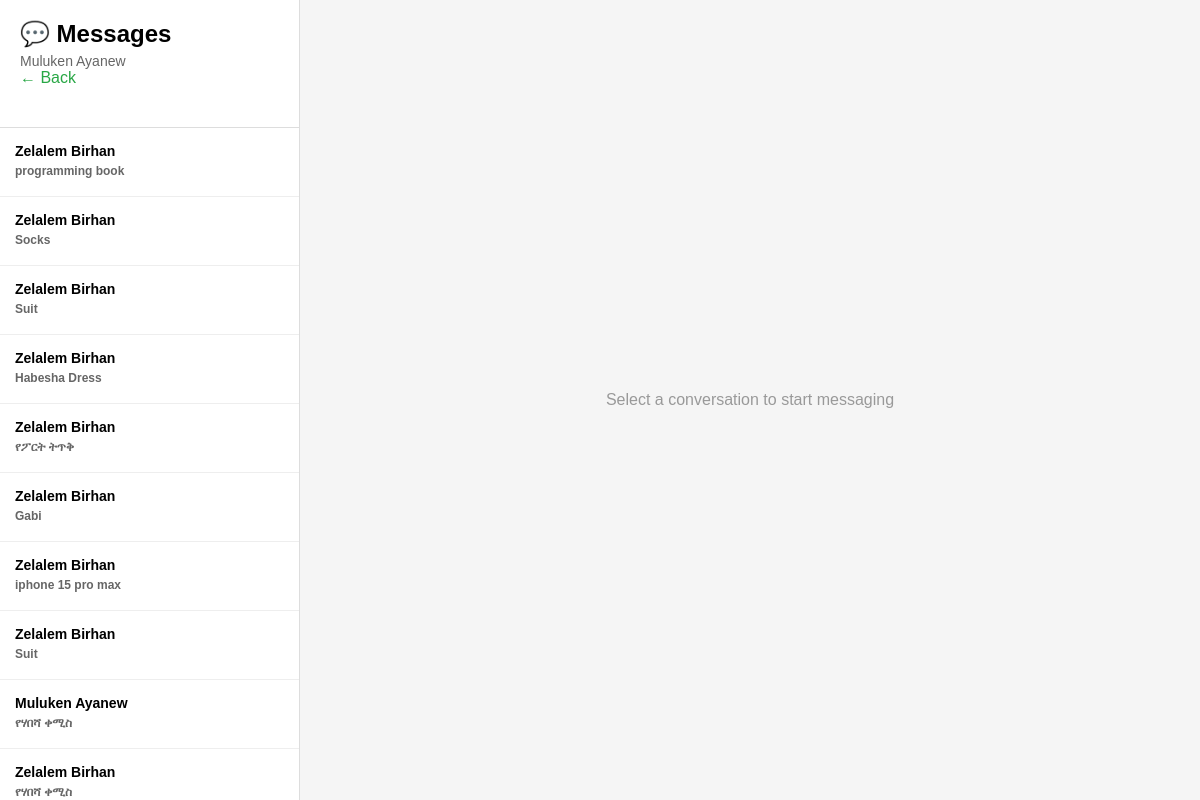
The app's page /seller/chat.php (signed in) with its own data.
### tables this page shows
CREATE TABLE `conversations` (
  `id` int(11) NOT NULL,
  `product_id` int(11) NOT NULL,
  `customer_id` int(11) NOT NULL,
  `seller_id` int(11) NOT NULL,
  `last_message_at` timestamp NULL DEFAULT NULL,
  `created_at` timestamp NOT NULL DEFAULT current_timestamp(),
  `updated_at` timestamp NOT NULL DEFAULT current_timestamp() ON UPDATE current_timestamp()
);

CREATE TABLE `users` (
  `id` int(11) NOT NULL,
  `email` varchar(255) NOT NULL,
  `password_hash` varchar(255) NOT NULL,
  `full_name` varchar(255) NOT NULL,
  `phone` varchar(20) DEFAULT NULL,
  `role` enum('customer','seller','admin') DEFAULT 'customer',
  `profile_picture` varchar(255) DEFAULT NULL,
  `bio` text DEFAULT NULL,
  `address` varchar(255) DEFAULT NULL,
  `city` varchar(100) DEFAULT NULL,
  `country` varchar(100) DEFAULT NULL,
  `postal_code` varchar(20) DEFAULT NULL,
  `is_verified` tinyint(1) DEFAULT 0,
  `is_active` tinyint(1) DEFAULT 1,
  `created_at` timestamp NOT NULL DEFAULT current_timestamp(),
  `updated_at` timestamp NOT NULL DEFAULT current_timestamp() ON UPDATE current_timestamp()
);

CREATE TABLE `products` (
  `id` int(11) NOT NULL,
  `seller_id` int(11) NOT NULL,
  `category_id` int(11) NOT NULL,
  `name` varchar(255) NOT NULL,
  `description` text DEFAULT NULL,
  `price` decimal(10,2) NOT NULL,
  `stock_quantity` int(11) DEFAULT 0,
  `image_url` varchar(255) DEFAULT NULL,
  `rating` decimal(3,2) DEFAULT 0.00,
  `review_count` int(11) DEFAULT 0,
  `is_active` tinyint(1) DEFAULT 1,
  `created_at` timestamp NOT NULL DEFAULT current_timestamp(),
  `updated_at` timestamp NOT NULL DEFAULT current_timestamp() ON UPDATE current_timestamp()
);

### seller/chat.php (the view, shortened to what this page needs)
<?php
$seller_id = $_SESSION['user_id'];
$conversation_id = isset($_GET['conversation_id']) ? intval($_GET['conversation_id']) : null;
$error = '';
try {
    $conn = Database::get_connection();
    $stmt = $conn->prepare("
        SELECT c.*, p.name as product_name, u.full_name as customer_name
        FROM conversations c
        JOIN products p ON c.product_id = p.id
        JOIN users u ON c.customer_id = u.id
        WHERE c.seller_id = ?
        ORDER BY c.updated_at DESC
    ");
    $stmt->execute([$seller_id]);
    $conversations = $stmt->fetchAll(PDO::FETCH_ASSOC);
    $current_conversation = null;
    $messages = [];
} catch (Exception $e) {
    $error = 'Error loading conversations: ' . htmlspecialchars($e->getMessage());
    $conversations = [];
}
?>
<!DOCTYPE html>
<html>
<head>
</head>
<body>
    <div class="container">
        <div class="sidebar">
            <div class="header">
                <h1>💬 Messages</h1>
                <p><?php echo htmlspecialchars($_SESSION['user_name']); ?></p>
                <a href="dashboard.php" class="back-link">← Back</a>
            </div>
            <div class="conversation-list">
                <?php if (empty($conversations)): ?>
                    <div class="empty">No conversations yet</div>
                <?php else: ?>
                    <?php foreach ($conversations as $conv): ?>
                        <div class="conversation-item <?php echo $conversation_id == $conv['id'] ? 'active' : ''; ?>"
                             onclick="window.location.href='chat.php?conversation_id=<?php echo $conv['id']; ?>'">
                            <h3><?php echo htmlspecialchars($conv['customer_name']); ?></h3>
                            <p><strong><?php echo htmlspecialchars($conv['product_name']); ?></strong></p>
                        </div>
                    <?php endforeach; ?>
                <?php endif; ?>
            </div>
        </div>
        <div class="main">
            <?php if ($current_conversation): ?>
                <div class="header">
                    <h1>💬 Chat with <?php echo htmlspecialchars($current_conversation['customer_name']); ?></h1>
                    <p><strong><?php echo htmlspecialchars($current_conversation['product_name']); ?></strong></p>
                </div>
                <div class="messages">
                    <?php if (empty($messages)): ?>
                        <div class="empty">No messages yet</div>
                    <?php else: ?>
                        <?php foreach ($messages as $msg): ?>
                            <div class="message <?php echo $msg['sender_id'] == $seller_id ? 'sent' : 'received'; ?>">
                                <div><?php echo htmlspecialchars($msg['message_text']); ?></div>
                                <div class="message-time"><?php echo date('g:i A', strtotime($msg['created_at'])); ?></div>
                            </div>
                        <?php endforeach; ?>
                    <?php endif; ?>
                </div>
                <form method="POST" class="input-area">
                    <?php if ($error): ?>
                        <div class="error"><?php echo $error; ?></div>
                    <?php endif; ?>
                    <input type="text" name="message" placeholder="Type message..." required autofocus>
                    <button type="submit">Send</button>
                </form>
            <?php else: ?>
                <div class="no-conversation">
                    <p>Select a conversation to start messaging</p>
                </div>
            <?php endif; ?>
        </div>
    </div>
</body>
</html>

### seller/chat.php (style rules this page uses)
* { margin: 0; padding: 0; box-sizing: border-box; }
body { font-family: Arial, sans-serif; background: #f5f5f5; }
.container { display: flex; height: 100vh; }
.sidebar { width: 300px; background: white; border-right: 1px solid #ddd; overflow-y: auto; }
.main { flex: 1; display: flex; flex-direction: column; }
.header { background: white; padding: 20px; border-bottom: 1px solid #ddd; }
.header h1 { font-size: 24px; margin-bottom: 5px; }
.header p { color: #666; font-size: 14px; }
.conversation-list { padding: 0; }
.conversation-item { padding: 15px; border-bottom: 1px solid #eee; cursor: pointer; transition: background 0.2s; }
.conversation-item h3 { font-size: 14px; margin-bottom: 5px; }
.conversation-item p { font-size: 12px; color: #666; margin-bottom: 3px; }
.no-conversation { display: flex; align-items: center; justify-content: center; height: 100%; color: #999; }
.back-link { display: inline-block; margin-bottom: 20px; color: #28a745; text-decoration: none; }

### records on screen
conversations: customer.full_name "Zelalem Birhan", product.name "programming book"
conversations: customer.full_name "Zelalem Birhan", product.name "Socks"
conversations: customer.full_name "Zelalem Birhan", product.name "Suit"
conversations: customer.full_name "Zelalem Birhan", product.name "Habesha Dress"
conversations: customer.full_name "Zelalem Birhan", product.name "የፖርት ትጥቅ"
conversations: customer.full_name "Zelalem Birhan", product.name "Gabi"
conversations: customer.full_name "Zelalem Birhan", product.name "iphone 15 pro max"
conversations: customer.full_name "Zelalem Birhan", product.name "Suit"
conversations: customer.full_name "Muluken Ayanew", product.name "የሃበሻ ቀሚስ"
conversations: customer.full_name "Zelalem Birhan", product.name "የሃበሻ ቀሚስ"

### other values on screen
$_SESSION['user_name'] "Muluken Ayanew"
